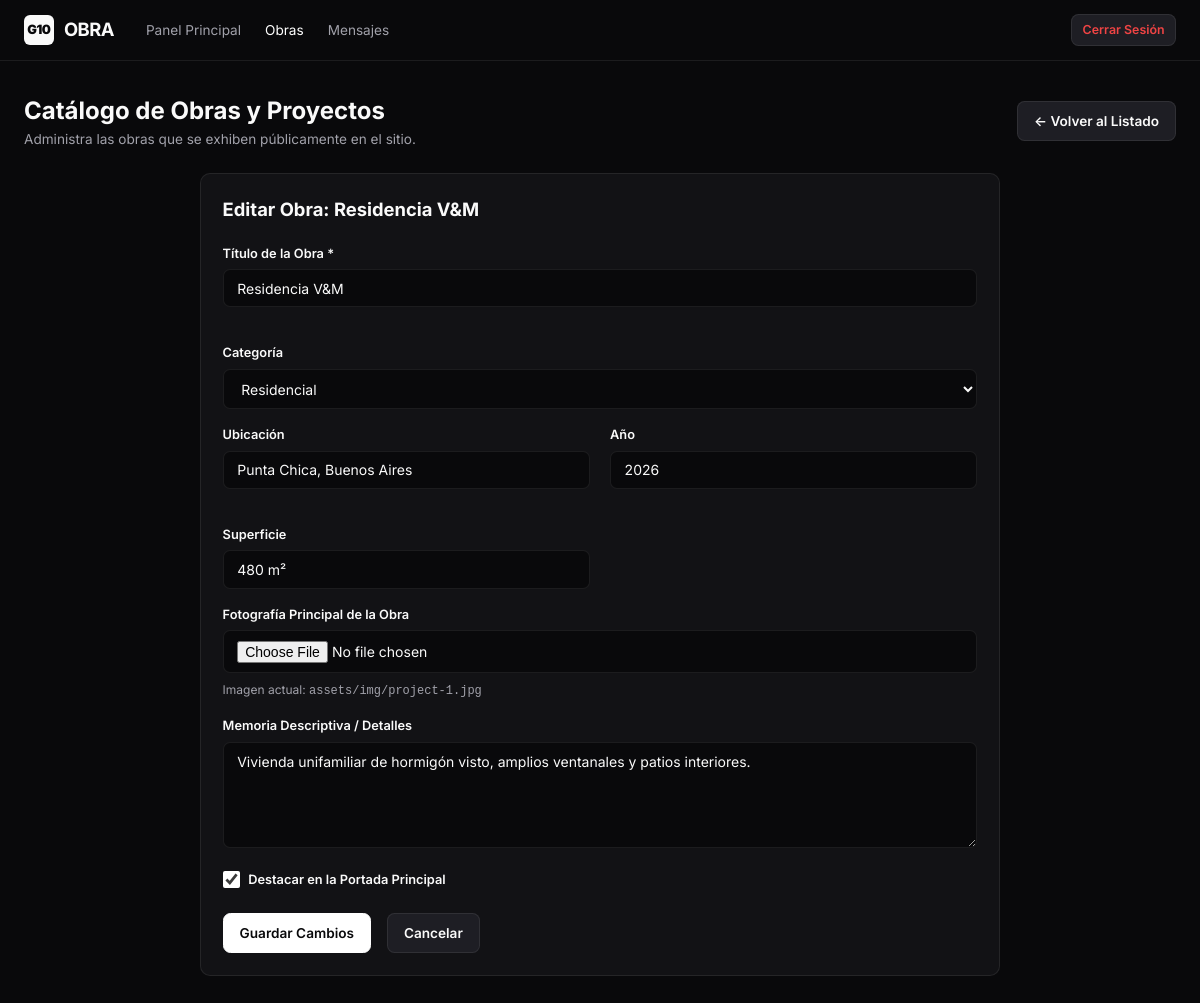
Screenshot of /admin/projects.php?action=edit&id=1 (signed in) with the database file from the repository.
### tables this page shows
CREATE TABLE IF NOT EXISTS `projects` (
    `id` INT AUTO_INCREMENT PRIMARY KEY,
    `title` VARCHAR(255) NOT NULL,
    `slug` VARCHAR(255) NOT NULL UNIQUE,
    `category` VARCHAR(100) DEFAULT 'Residencial',
    `location` VARCHAR(200) NULL,
    `year` VARCHAR(10) NULL,
    `surface_area` VARCHAR(50) NULL,
    `description` TEXT NULL,
    `main_image` VARCHAR(255) NULL,
    `featured` TINYINT(1) DEFAULT 0,
    `status` ENUM('draft', 'published') DEFAULT 'published',
    `created_at` TIMESTAMP DEFAULT CURRENT_TIMESTAMP
);

### admin/projects.php (the view, shortened to what this page needs)
<?php
$db = Database::getConnection();
$action = $_GET['action'] ?? 'list';
$editProject = null;
if ($action === 'edit' && isset($_GET['id']) && $db) {
    $id = (int)$_GET['id'];
    $stmt = $db->prepare("SELECT * FROM projects WHERE id = ?");
    $stmt->execute([$id]);
    $editProject = $stmt->fetch();
}
if ($db) {
    try {
        $projects = $db->query("SELECT * FROM projects ORDER BY id DESC")->fetchAll();
    } catch (Exception $e) {}
}
?>
<!DOCTYPE html>
<html lang="es" class="dark">
<head>
    <link rel="stylesheet" href="../assets/css/style.css">
</head>
<body class="dark-theme">
    <header class="admin-nav">
        <div class="container admin-nav-inner">
            <div style="display: flex; align-items: center; gap: 2rem;">
                <a href="dashboard.php" class="brand">
                    <span class="brand-badge">G10</span>
                    <span>OBRA</span>
                </a>
                <ul class="admin-menu">
                    <li><a href="dashboard.php">Panel Principal</a></li>
                    <li><a href="projects.php" class="active">Obras</a></li>
                    <li><a href="messages.php">Mensajes</a></li>
                </ul>
            </div>
            <div>
                <a href="logout.php" class="btn btn-secondary btn-sm" style="color: #ef4444;">Cerrar Sesión</a>
            </div>
        </div>
    </header>
    <main class="container" style="padding-top: 2rem; padding-bottom: 3rem;">
        <div style="display: flex; justify-content: space-between; align-items: center; margin-bottom: 1.5rem;">
            <div>
                <h1 style="font-size: 1.5rem; font-weight: 700;">Catálogo de Obras y Proyectos</h1>
                <p style="font-size: 0.85rem; color: #a1a1aa;">Administra las obras que se exhiben públicamente en el sitio.</p>
            </div>
            <?php if ($action === 'list'): ?>
                <a href="projects.php?action=new" class="btn btn-primary">+ Nueva Obra</a>
            <?php else: ?>
                <a href="projects.php" class="btn btn-secondary">&larr; Volver al Listado</a>
            <?php endif; ?>
        </div>
        <?php if ($action === 'new' || $action === 'edit'): ?>
            <div class="card" style="max-width: 800px; margin: 0 auto;">
                <h2 style="font-size: 1.15rem; font-weight: 700; margin-bottom: 1.25rem;">
                    <?= $action === 'edit' ? 'Editar Obra: ' . htmlspecialchars($editProject['title']) : 'Registrar Nueva Obra' ?>
                </h2>
                <form method="POST" action="projects.php" enctype="multipart/form-data">
                    <div class="grid grid-cols-2">
                        <div class="form-group">
                            <label class="form-label">Título de la Obra *</label>
                            <input class="form-input" type="text" name="title" required value="<?= htmlspecialchars($editProject['title'] ?? '') ?>" placeholder="Ej: Residencia V&M">
                        </div>
                        <div class="form-group">
                            <label class="form-label">Categoría</label>
                            <select class="form-select" name="category">
                                <?php
                                $categories = ['Residencial', 'Comercial', 'Remodelación', 'Diseño de Interiores', 'Edificio'];
                                foreach ($categories as $cat) {
                                    $selected = ($editProject['category'] ?? '') === $cat ? 'selected' : '';
                                    echo "<option value='$cat' $selected>$cat</option>";
                                }
                                ?>
                            </select>
                        </div>
                    </div>
                    <div class="grid grid-cols-3">
                        <div class="form-group">
                            <label class="form-label">Ubicación</label>
                            <input class="form-input" type="text" name="location" value="<?= htmlspecialchars($editProject['location'] ?? '') ?>" placeholder="Ej: San Isidro, Bs As">
                        </div>
                        <div class="form-group">
                            <label class="form-label">Año</label>
                            <input class="form-input" type="text" name="year" value="<?= htmlspecialchars($editProject['year'] ?? date('Y')) ?>" placeholder="2026">
                        </div>
                        <div class="form-group">
                            <label class="form-label">Superficie</label>
                            <input class="form-input" type="text" name="surface_area" value="<?= htmlspecialchars($editProject['surface_area'] ?? '') ?>" placeholder="Ej: 350 m²">
                        </div>
                    </div>
                    <div class="form-group">
                        <label class="form-label">Fotografía Principal de la Obra</label>
                        <input class="form-input" type="file" name="image" accept="image/*">
                        <?php if (!empty($editProject['main_image'])): ?>
                            <div style="margin-top: 0.5rem; font-size: 0.75rem; color: #a1a1aa;">
                                Imagen actual: <code><?= htmlspecialchars($editProject['main_image']) ?></code>
                            </div>
                        <?php endif; ?>
                    </div>
                    <div class="form-group">
                        <label class="form-label">Memoria Descriptiva / Detalles</label>
                        <textarea class="form-textarea" name="description" rows="5" placeholder="Detalla el concepto arquitectónico, sistemas constructivos empleados, etc."><?= htmlspecialchars($editProject['description'] ?? '') ?></textarea>
                    </div>
                    <div class="form-group" style="display: flex; align-items: center; gap: 0.5rem;">
                        <input type="checkbox" id="featured" name="featured" value="1" <?= (!empty($editProject['featured'])) ? 'checked' : '' ?> style="accent-color: #fff; width: 1.1rem; height: 1.1rem;">
                        <label for="featured" class="form-label" style="margin-bottom: 0; cursor: pointer;">Destacar en la Portada Principal</label>
                    </div>
                    <div style="display: flex; gap: 1rem; margin-top: 1.5rem;">
                        <button type="submit" name="save_project" class="btn btn-primary">
                            <?= $action === 'edit' ? 'Guardar Cambios' : 'Publicar Obra' ?>
                        </button>
                        <a href="projects.php" class="btn btn-secondary">Cancelar</a>
                    </div>
                </form>
            </div>
        <?php endif; ?>
    </main>
</body>
</html>

### assets/css/style.css (style rules this page uses)
:root { --background: oklch(1 0 0); --foreground: oklch(0.145 0 0); --card: oklch(1 0 0); --card-foreground: oklch(0.145 0 0); --popover: oklch(1 0 0); --popover-foreground: oklch(0.145 0 0); --primary: oklch(0.205 0 0); --primary-foreground: oklch(0.985 0 0); --secondary: oklch(0.97 0 0); --secondary-foreground: oklch(0.205 0 0); --muted: oklch(0.97 0 0); --muted-foreground: oklch(0.556 0 0); --accent: oklch(0.97 0 0); --accent-foreground: oklch(0.205 0 0); --destructive: oklch(0.577 0.245 27.325); --border: oklch(0.922 0 0); --input: oklch(0.922 0 0); --ring: oklch(0.708 0 0); --chart-1: oklch(0.87 0 0); --chart-2: oklch(0.556 0 0); --chart-3: oklch(0.439 0 0); --chart-4: oklch(0.371 0 0); --chart-5: oklch(0.269 0 0); --radius: 0.625rem; --sidebar: oklch(0.985 0 0); --sidebar-foreground: oklch(0.145 0 0); --sidebar-primary: oklch(0.205 0 0); --sidebar-primary-foreground: oklch(0.985 0 0); --sidebar-accent: oklch(0.97 0 0); --sidebar-accent-foreground: oklch(0.205 0 0); --sidebar-border: oklch(0.922 0 0); --sidebar-ring: oklch(0.708 0 0); --font-sans: 'Inter', -apple-system, BlinkMacSystemFont, 'Segoe UI', Roboto, sans-serif; --transition: all 0.2s cubic-bezier(0.16, 1, 0.3, 1); --card-bg-subtle: #f4f4f5; --surface-hover: #e4e4e7; }
.dark, body.dark-theme, :root[data-theme="dark"] { --background: #09090b; --foreground: #fafafa; --card: #121215; --card-foreground: #fafafa; --popover: #121215; --popover-foreground: #fafafa; --primary: #ffffff; --primary-foreground: #09090b; --secondary: #1e1e24; --secondary-foreground: #fafafa; --muted: #1c1c21; --muted-foreground: #a1a1aa; --accent: #27272a; --accent-foreground: #fafafa; --destructive: #ef4444; --border: rgba(255, 255, 255, 0.08); --input: rgba(255, 255, 255, 0.12); --ring: #52525b; --chart-1: #e4e4e7; --chart-2: #a1a1aa; --chart-3: #71717a; --chart-4: #52525b; --chart-5: #3f3f46; --card-bg-subtle: #18181b; --surface-hover: #222228; }
html { background-color: var(--background); color: var(--foreground); }
*, *::before, *::after { box-sizing: border-box; margin: 0; padding: 0; }
body { font-family: var(--font-sans); font-size: 14.5px; line-height: 1.5; background-color: var(--background); color: var(--foreground); -webkit-font-smoothing: antialiased; min-height: 100vh; display: flex; flex-direction: column; }
a { color: inherit; text-decoration: none; transition: var(--transition); }
.container { width: 100%; max-width: 1280px; margin-left: auto; margin-right: auto; padding-left: 1.5rem; padding-right: 1.5rem; }
.brand { display: flex; align-items: center; gap: 0.65rem; font-weight: 700; font-size: 1.15rem; letter-spacing: -0.03em; }
.brand-badge { display: inline-flex; align-items: center; justify-content: center; width: 1.85rem; height: 1.85rem; background: var(--foreground); color: var(--background); border-radius: 6px; font-size: 0.8rem; font-weight: 900; }
.btn { display: inline-flex; align-items: center; justify-content: center; gap: 0.5rem; padding: 0.55rem 1rem; font-size: 0.85rem; font-weight: 600; border-radius: calc(var(--radius) * 0.75); cursor: pointer; border: 1px solid transparent; transition: var(--transition); font-family: inherit; white-space: nowrap; }
.btn-primary { background-color: var(--primary); color: var(--primary-foreground); border-color: var(--primary); }
.btn-secondary { background-color: var(--secondary); color: var(--foreground); border: 1px solid var(--border); }
.btn-sm { padding: 0.35rem 0.65rem; font-size: 0.775rem; }
.card { background: var(--card); color: var(--card-foreground); border: 1px solid var(--border); border-radius: var(--radius); padding: 1.35rem; position: relative; transition: border-color 0.2s ease; }
.form-group { margin-bottom: 1rem; }
.form-label { display: block; font-size: 0.8rem; font-weight: 600; margin-bottom: 0.4rem; color: var(--foreground); }
.form-input, .form-select, .form-textarea { width: 100%; padding: 0.6rem 0.85rem; background: #09090b; border: 1px solid var(--border); border-radius: calc(var(--radius) * 0.7); color: var(--foreground); font-family: inherit; font-size: 0.875rem; outline: none; transition: border-color 0.15s ease, box-shadow 0.15s ease; }
.form-input::placeholder, .form-textarea::placeholder { color: #52525b; }
.grid { display: grid; gap: 1.25rem; }
.grid-cols-3 { grid-template-columns: repeat(auto-fit, minmax(320px, 1fr)); }
.grid-cols-2 { grid-template-columns: repeat(auto-fit, minmax(380px, 1fr)); }

### rows the page displays
projects: title "Residencia V&M", location "Punta Chica, Buenos Aires", year "2026", surface_area "480 m²", main_image "assets/img/project-1.jpg", description "Vivienda unifamiliar de hormigón visto, amplios ventanales y patios interiores.", featured "☑"

### other values shown
form field category "Residencial"
